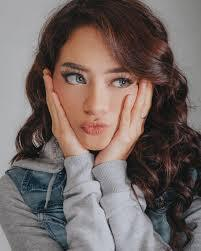
#> input picture images/img (1).jpg, 201 x 251 px
$ python -i head_data.py   (imports and definitions only)
#> lines starting #> are read from the running program, lines starting #| are printed output that depends on the picture
#> further down, picture is the input picture: shape (251, 201, 3); mean B, G, R 99.7, 102.9, 115.2
import cv2
import mediapipe as mp
import numpy as np

# [7 lines left out: function resize_width, not called in this run]

# Fungsi untuk menghitung Eye Aspect Ratio (EAR)
def eye_ratio(a,b,c,d):
    ratio = (a - b) / (c - d + 1e-6)
    return ratio

def ratio_horizontal(a, b, c):
    ratio = (a - b) / (c - b + 1e-6)
    return ratio

def koordinat(poin, frame_w, frame_h):
    koor = poin.x * frame_w, poin.y * frame_h
    return koor

# [4 lines left out: function adjust_gamma, not called in this run]

def adjust_brightness_contrast(image, alpha, beta):
    return cv2.addWeighted(image, alpha, image, 0, beta)

# [5 lines left out: function sharpen_image, not called in this run]

res = 500
scaleFactor = 1.2
minNeighbors = 3
minSize = (50, 50)

EAR_THRESHOLD = 0.2  # Jika lebih kecil dari ini, mata dianggap tertutup

LEFT_EYE_IDX = [362, 374, 263, 386]
RIGHT_EYE_IDX = [133, 145, 33, 159]
right_eye_indices = [54, 151, 4, 123]
left_eye_indices = [284, 151, 4, 352]

face_cascade = cv2.CascadeClassifier('haarcascade/haarcascade_frontalface_default.xml')
eye_cascade = cv2.CascadeClassifier('haarcascade/haarcascade_eye.xml')
eye_cascade_l = cv2.CascadeClassifier('haarcascade/haarcascade_lefteye_2splits.xml')
eye_cascade_r = cv2.CascadeClassifier('haarcascade/haarcascade_righteye_2splits.xml')

# [8 lines left out: function adjust_face, not called in this run]

def data_wajah(img):
    #imgs = adjust_face(img)

    #frame = cv2.imread(imgs)
    imgs = img
    frame = imgs
    frame_h, frame_w, _ = frame.shape
#> frame_h = 251; frame_w = 201

    rgb_frame = cv2.cvtColor(frame, cv2.COLOR_BGR2RGB)
    gray = cv2.cvtColor(rgb_frame, cv2.COLOR_BGR2GRAY)
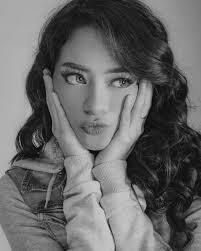
#> gray: shape (251, 201); min 1, max 219, mean 103.3

#> (the run stopped early here; a loop or call above may not have finished)

$ run again, on images/img (10).jpg
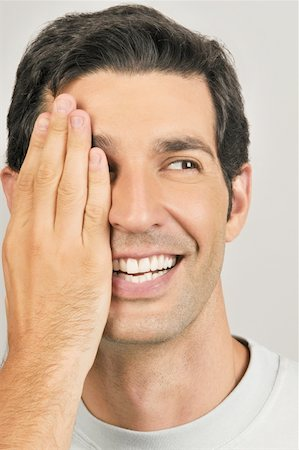
#> input picture images/img (10).jpg, 299 x 450 px
#> picture is the input picture: shape (450, 299, 3); mean B, G, R 151.4, 173.2, 200.8
#> in data_wajah, `gray = cv2.cvtColor(rgb_frame, cv2.COLOR_BGR2GRAY)`:
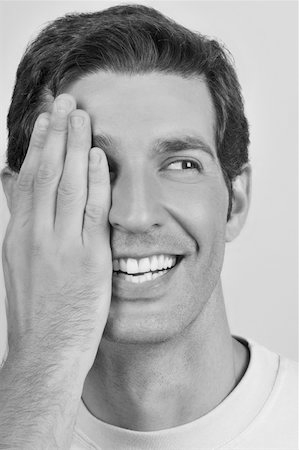
#> gray: shape (450, 299); min 0, max 248, mean 169.9

$ run again, on images/img (11).jpg
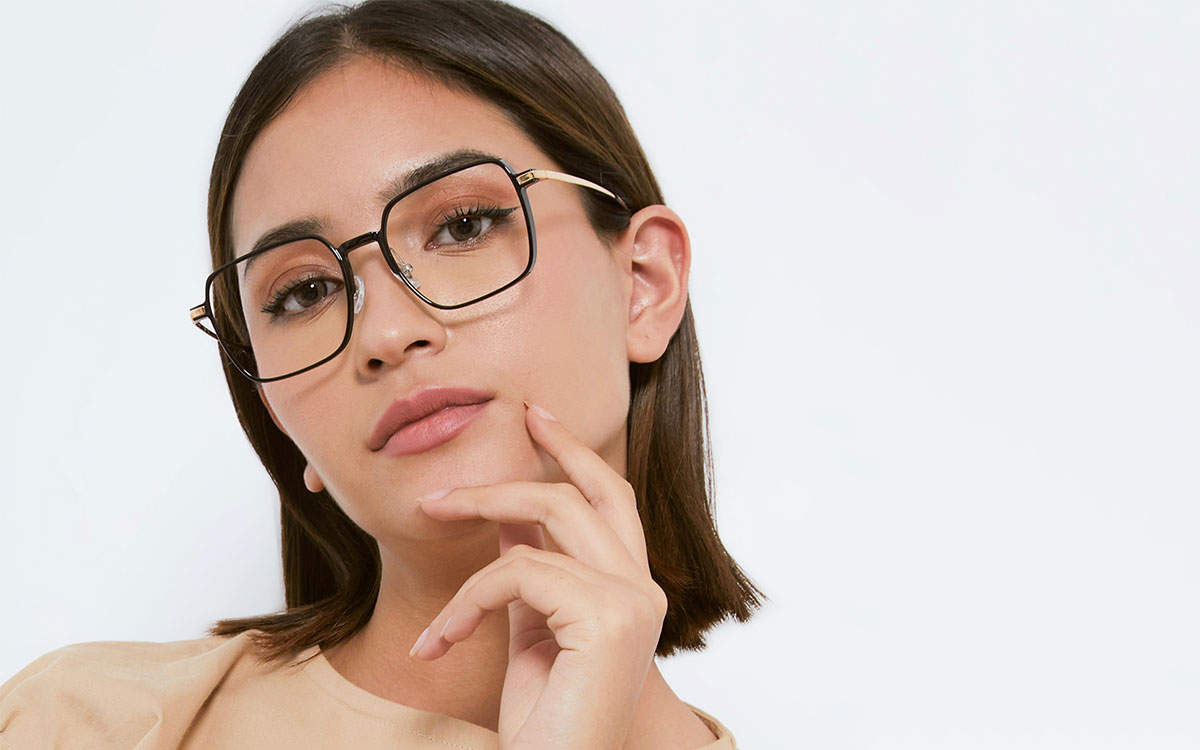
#> input picture images/img (11).jpg, 1200 x 750 px
#> picture is the input picture: shape (750, 1200, 3); mean B, G, R 188.8, 195.6, 209.4
#> in data_wajah, `gray = cv2.cvtColor(rgb_frame, cv2.COLOR_BGR2GRAY)`:
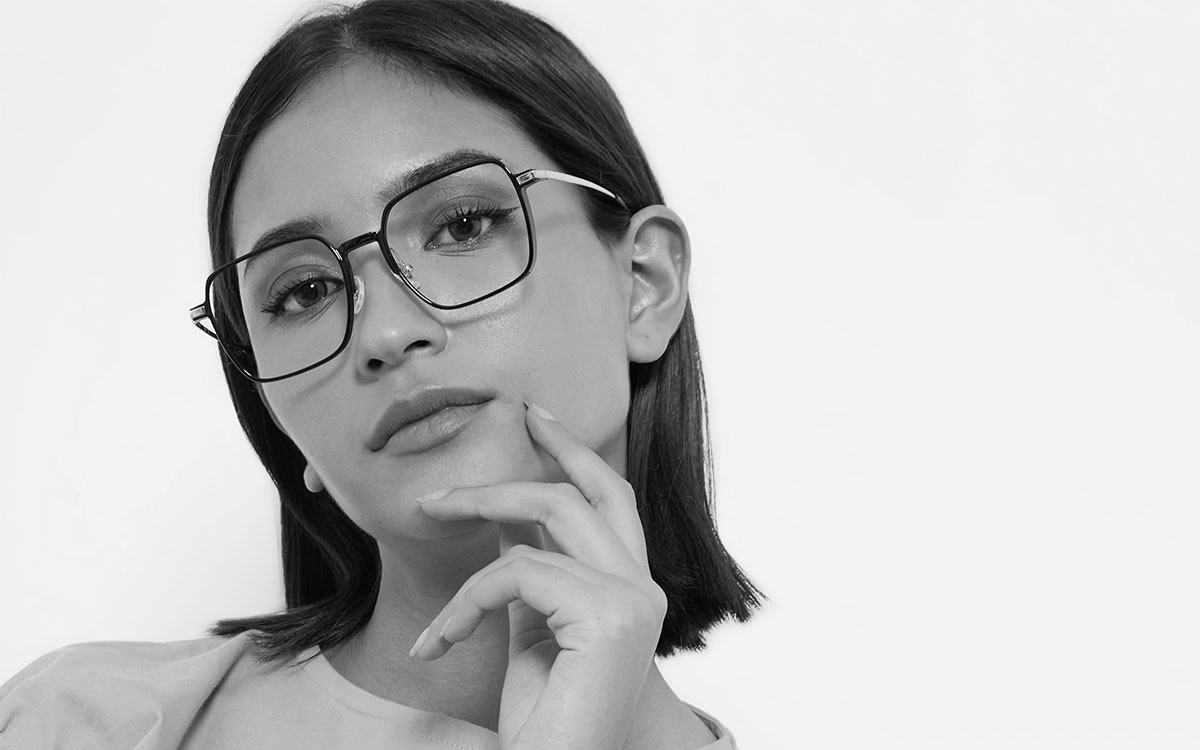
#> gray: shape (750, 1200); min 0, max 255, mean 195

$ run again, on images/img (12).jpg
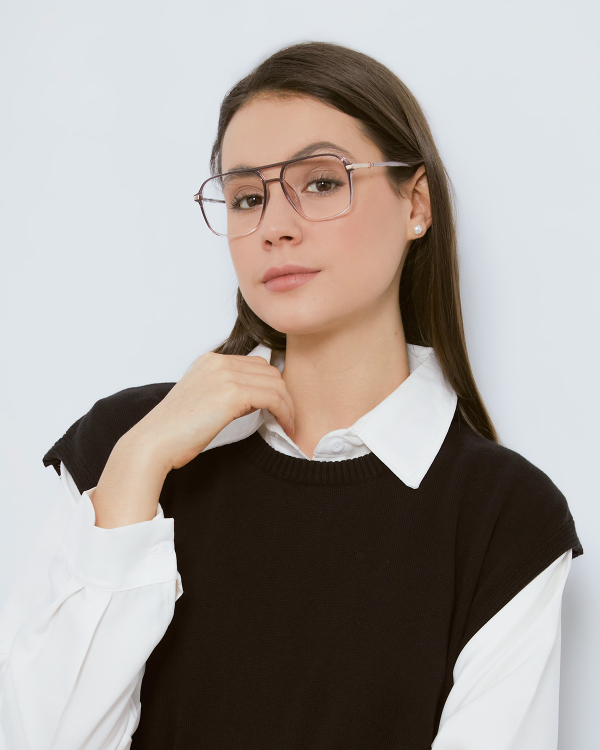
#> input picture images/img (12).jpg, 1200 x 1500 px (shown at 1/2 size)
#> picture is the input picture: shape (1500, 1200, 3); mean B, G, R 153.1, 157.5, 164.3
#> in data_wajah, `gray = cv2.cvtColor(rgb_frame, cv2.COLOR_BGR2GRAY)`:
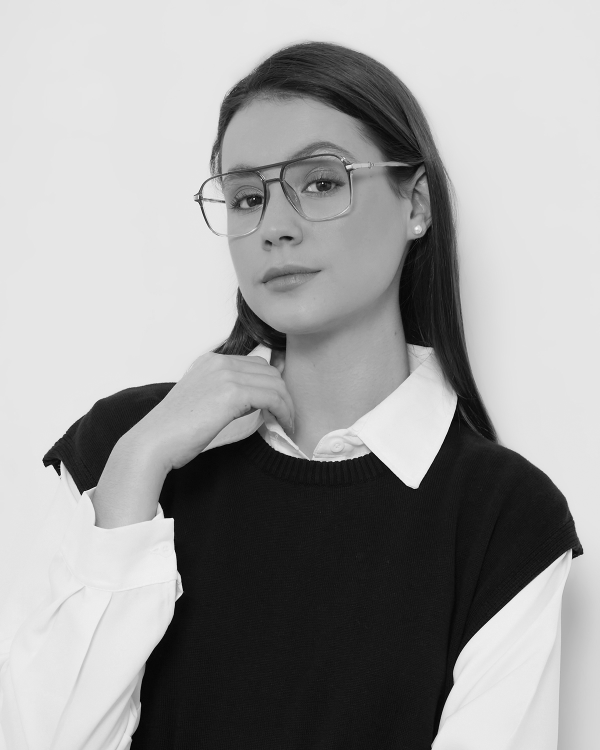
#> gray: shape (1500, 1200) (shown at 1/2 size); min 0, max 255, mean 156.9
